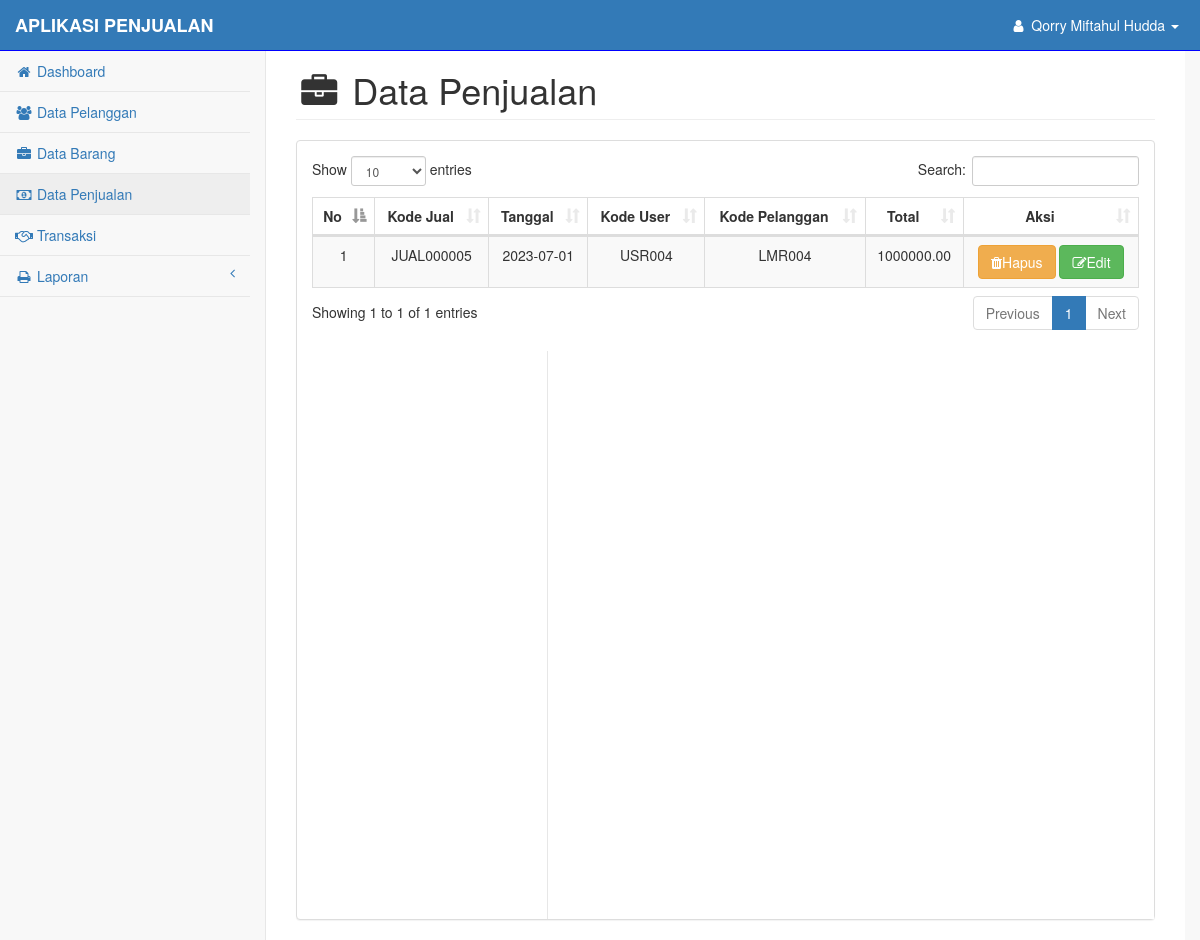
The page /pages/jual.php (signed in) on the database its author committed.
### tables this page shows
CREATE TABLE `user` (
  `kode_user` varchar(10) NOT NULL,
  `nama_user` varchar(35) NOT NULL,
  `username` varchar(35) NOT NULL,
  `password` varchar(200) NOT NULL
);

CREATE TABLE `jual` (
  `id` int(11) NOT NULL,
  `kode_jual` varchar(20) NOT NULL,
  `tanggal` date NOT NULL,
  `kode_user` varchar(10) NOT NULL,
  `kode_pelanggan` varchar(10) NOT NULL,
  `total` decimal(10,2) NOT NULL
);

### pages/functions.php (called while the page is built, shortened)
<?php
$koneksi = mysqli_connect("localhost", "root", "" ,"penjualankacafilm");
function query($query){
    global $koneksi;
    $result= mysqli_query ($koneksi, $query);
    $rows=[];
    while ($row=mysqli_fetch_assoc($result)){
        $rows[]=$row;
    }
    return $rows;
}
?>

### pages/jual.php (the view, shortened to what this page needs)
<?php
require 'functions.php';
$nama_user=query("SELECT * FROM user WHERE kode_user = '$_SESSION[kode_user]' ");
$jual = query("SELECT * FROM jual");
?>
<!DOCTYPE html>
<html lang="en">
    <head>
        <link href="../css/bootstrap.min.css" rel="stylesheet">
        <link href="../css/metisMenu.min.css" rel="stylesheet">
        <link href="../css/timeline.css" rel="stylesheet">
        <link href="../css/startmin.css" rel="stylesheet">
        <link href="../css/morris.css" rel="stylesheet">
         <link href="../css/dataTables/dataTables.bootstrap.css" rel="stylesheet">
        <link href="../css/dataTables/dataTables.responsive.css" rel="stylesheet">
        <link href="../css/font-awesome.min.css" rel="stylesheet" type="text/css">
    </head>
    <body>
        <div id="wrapper">
            <nav class="navbar navbar-inverse navbar-fixed-top" role="navigation" >
                <div class="navbar-header">
                    <a class="navbar-brand" style="color:white;" href="#">APLIKASI PENJUALAN</a>
                </div>
                <ul class="nav navbar-right navbar-top-links">
                    <li class="dropdown">
                        <a class="dropdown-toggle" data-toggle="dropdown" href="#" style="color:white;">
                            <i class="fa fa-user fa-fw"></i>
                            <?php foreach ($nama_user as $user) : ?>
                                <?php echo $user["nama_user"]; ?>
                                <?php endforeach; ?>
                            <b class="caret"></b>
                        </a>
                    </li>
                </ul>
                <div class="navbar-default sidebar" role="navigation">
                    <div class="sidebar-nav navbar-collapse">
                        <ul class="nav" id="side-menu">
                            <li>
                                <a href="index.php"><i class="fa fa-home fa-fw"></i> Dashboard</a>
                            </li>
                            <li>
                                <a href="pelanggan.php"><i class="fa fa-users fa-fw"></i> Data Pelanggan</a>
                            </li>
                            <li>
                                <a href="barang.php"><i class="fa fa-briefcase fa-fw"></i> Data Barang</a>
                            </li>
                            <li>
                                <a href="jual.php"><i class="fa fa-money fa-fw"></i> Data Penjualan</a>
                            </li>
                            <li>
                                <a href="transaksi.php"><i class="fa fa-handshake-o fa-fw"></i> Transaksi</a>
                            </li>
                            <li>
                                <a href="#"><i class="fa fa-print fa-fw"></i> Laporan<span class="fa arrow"></span></a>
                            </li>
                        </ul>
                    </div>
                </div>
            </nav>
            <div class="container-fluid">
                    <div id="page-wrapper">
                <div class="container-fluid">
                    <div class="row">
                        <div class="col-lg-12">
                            <h1 class="page-header"><i class="fa fa-briefcase fa-fw"></i> Data Penjualan</h1>
                        </div>
                    </div>
                    <div class="row">
                        <div class="col-lg-12">
                            <div class="panel panel-default">
                                <div class="panel-body">
                                    <div class="table-responsive">
                                        <table class="table table-striped table-bordered table-hover" id="dataTables-example">
                                            <thead>
                                                <tr>
                                                    <th><div align="center">No</div></th>
                                                    <th><div align="center">Kode Jual</div></th>
                                                    <th><div align="center">Tanggal</div></th>
                                                    <th><div align="center">Kode User</div></th>
                                                    <th><div align="center">Kode Pelanggan</div></th>
                                                    <th><div align="center">Total</div></th>
                                                    <th><div align="center">Aksi</div></th>
                                                </tr>
                                            </thead>
                                            <?php $no = 1; ?>
                                            <?php foreach ($jual as $row) : ?>
                                            <tr>
                                                <td align="center"><?php echo $no; ?></td>
                                                <td align="center"><?php echo $row["kode_jual"]; ?> </td>
                                                <td align="center"><?php echo $row["tanggal"]; ?></td>
                                                <td align="center"><?php echo $row["kode_user"]; ?> </td>
                                                <td align="center"><?php echo $row["kode_pelanggan"]; ?> </td>
                                                <td align="center"><?php echo $row["total"]; ?></td>
                                                <td align="center">
                                                    <a href="jual_hapus.php?kode_jual=<?php echo $row["kode_jual"]; ?>"
                                                    onclick="return confirm('Hapus Data Penjualan');">
                                                    <button class="btn btn-warning">
                                                        <i class="fa fa-trash"></i>Hapus
                                                    </button>
                                                </a>
                                                <a href="jual_edit.php?kode_jual=<?php echo $row["kode_jual"]; ?>" >
                                                    <button class="btn btn-success">
                                                        <i class="fa fa-edit"></i>Edit
                                                    </button>
                                                </a>
                                            </td>
                                            </tr>
                                            <?php $no++; ?>
                                            <?php endforeach; ?>
                                        </table>
                                    </div>
                                </div>
                                <div id="page-wrapper">
            </div>
    </body>
</html>

### css/startmin.css (style rules this page uses)
body { background-color: #f8f8f8; }
#wrapper { width: 100%; }
#page-wrapper { padding-top: 30px; min-height: 568px; background-color: #fff; }
@media (min-width:768px) { #page-wrapper { position: inherit; margin-left: 250px; padding: 30px 15px 0 15px; border-left: 1px solid #e7e7e7; } }
.navbar-header { float: left; }
.navbar-right { text-align: right; }
.navbar-top-links { margin: 0; }
.navbar-top-links li { display: inline-block; }
.navbar-top-links li:last-child { margin-right: 6px; }
.navbar-top-links li a { padding: 15px; min-height: 50px; }
.navbar-top-links>li>a { color: #999; }
.sidebar .sidebar-nav.navbar-collapse { padding-right: 0; padding-left: 0; }
.sidebar ul li { border-bottom: 1px solid #e7e7e7; }
.sidebar ul li a.active { background-color: #eee; }
.sidebar .arrow { float: right; }
.sidebar .fa.arrow:before { content: "\f104"; }
@media (min-width:768px) { .sidebar { z-index: 1; position: absolute; width: 250px; margin-top: 51px; } }
table.dataTable thead .sorting, table.dataTable thead .sorting_asc, table.dataTable thead .sorting_desc, table.dataTable thead .sorting_asc_disabled, table.dataTable thead .sorting_desc_disabled { background: 0 0; }
table.dataTable thead .sorting_asc:after { content: "\f0de"; float: right; font-family: fontawesome; }
table.dataTable thead .sorting:after { content: "\f0dc"; float: right; font-family: fontawesome; color: rgba(50,50,50,.5); }

### pages/jual.php (style rules this page uses)
.navbar-inverse { background-color: #337ab7; border-color: blue; }
.navbar-header a { font-weight: bold; }

### rows shown on the page
user: nama_user "Qorry Miftahul Hudda"
jual: kode_jual "JUAL000005", tanggal "2023-07-01", kode_user "USR004", kode_pelanggan "LMR004", total "1000000.00"
